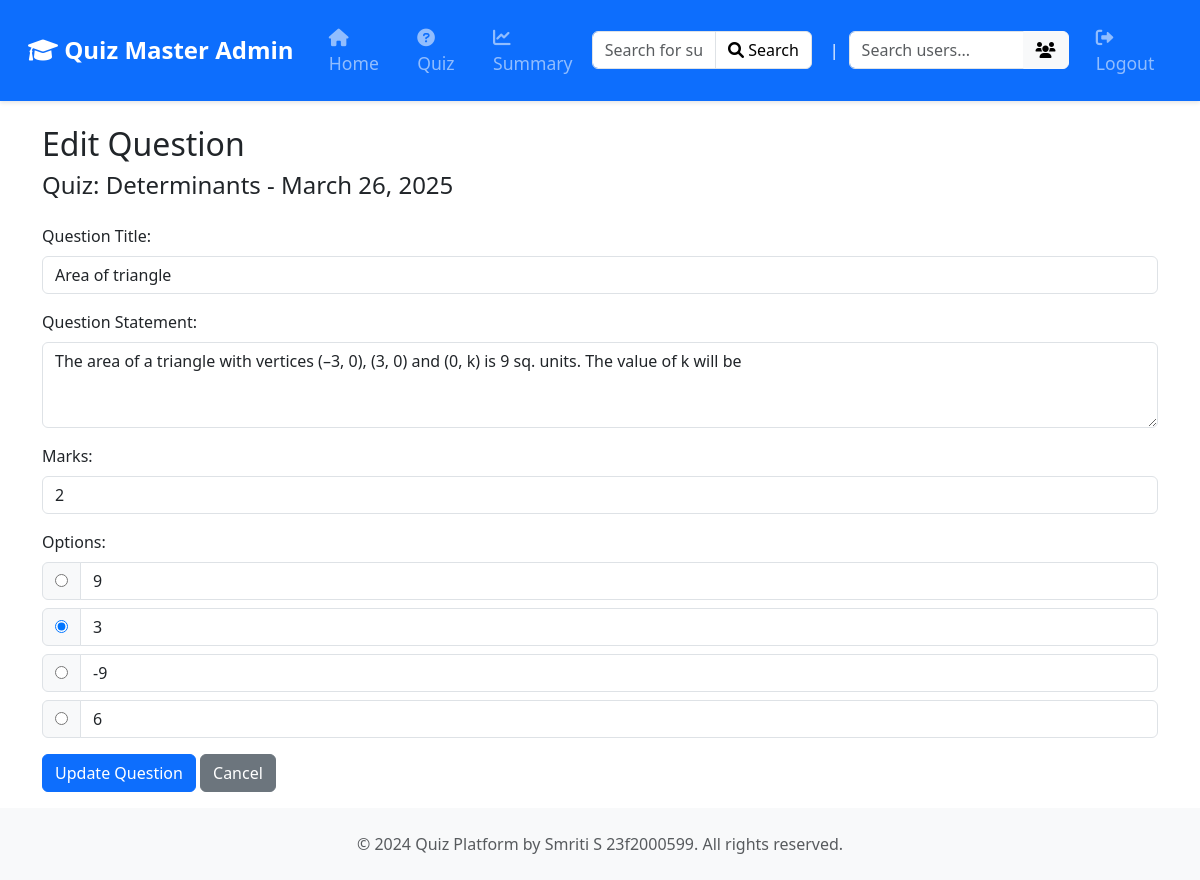
/quiz/question/2/edit, run on the app's committed database.
### database.py (models this page shows)
class Chapter(db.Model):
    id = db.Column(db.Integer, primary_key=True)
    name = db.Column(db.String(100), nullable=False)
    description = db.Column(db.Text, nullable=False)
    subject_id = db.Column(db.Integer, db.ForeignKey('subject.id'), nullable=False)
    questions = db.relationship('Quiz', backref='chapter', cascade="all, delete-orphan", lazy=True)

class Quiz(db.Model):
    id = db.Column(db.Integer, primary_key=True)
    chapter_id = db.Column(db.Integer, db.ForeignKey('chapter.id'), nullable=False)
    date_of_quiz =db.Column(db.Date)
    time_duration = db.Column(db.String(10))
    remarks= db.Column(db.Text)
    questions= db.relationship('Question', backref='quiz', cascade="all, delete-orphan", lazy=True)
    scores = db.relationship('Score', backref='quiz', lazy=True)

class Question(db.Model):
    id = db.Column(db.Integer, primary_key=True)
    quiz_id = db.Column(db.Integer, db.ForeignKey('quiz.id'), nullable=False)
    title = db.Column(db.String(200))
    question = db.Column(db.Text)
    marks = db.Column(db.Integer, default=1)
    options = db.relationship('Option', backref='question', cascade="all, delete-orphan", lazy=True)

class Option(db.Model):
    id = db.Column(db.Integer, primary_key=True)
    question_id = db.Column(db.Integer, db.ForeignKey('question.id'), nullable=False)
    option_text = db.Column(db.Text, nullable=False)
    is_correct = db.Column(db.Boolean, default=False)

### apis.py (the view, shortened to what this page needs)
    @app.route('/quiz/question/<int:question_id>/edit', methods=['GET', 'POST'])
    def edit_questions(question_id):
        question = Question.query.get_or_404(question_id)
        return render_template('edit_questions.html', question=question)

### templates/edit_questions.html (shortened to what this page needs)
<!DOCTYPE html>
<html>
<head>
    <link href="https://cdn.jsdelivr.net/npm/bootstrap@5.1.3/dist/css/bootstrap.min.css" rel="stylesheet">
</head>
<body>
    {% include 'admin_navbar.html' %}
    <div class="container mt-4">
        <h2>Edit Question</h2>
        <h4>Quiz: {{ question.quiz.chapter.name }} - {{ question.quiz.date_of_quiz.strftime('%B %d, %Y') }}</h4>
        <form method="POST" class="mt-4">
            <div class="mb-3">
                <label for="title" class="form-label">Question Title:</label>
                <input type="text" name="title" id="title" class="form-control"
                       value="{{ question.title }}" required>
            </div>
            <div class="mb-3">
                <label for="question" class="form-label">Question Statement:</label>
                <textarea name="question" id="question" class="form-control"
                          rows="3" required>{{ question.question }}</textarea>
            </div>
            <div class="mb-3">
                <label for="marks" class="form-label">Marks:</label>
                <input type="number" name="marks" id="marks" class="form-control"
                       min="1" value="{{ question.marks }}" required>
            </div>
            <div class="mb-3">
                <label class="form-label">Options:</label>
                {% for i in range(4) %}
                    <div class="input-group mb-2">
                        <div class="input-group-text">
                            <input type="radio" name="correct_option" value="{{ i }}"
                                   {% if question.options[i].is_correct %}checked{% endif %} required>
                        </div>
                        <input type="text" name="option_{{ i }}" class="form-control"
                               value="{{ question.options[i].option_text }}"
                               placeholder="Option {{ i + 1 }}" required>
                    </div>
                {% endfor %}
            </div>
            <div class="mb-3">
                <button type="submit" class="btn btn-primary">Update Question</button>
                <a href="{{ url_for('view_quiz_questions', quiz_id=question.quiz_id) }}"
                   class="btn btn-secondary">Cancel</a>
            </div>
        </form>
    </div>
    <footer class="bg-light py-4 mt-auto">
        <div class="container text-center">
            <p class="text-muted mb-0">© 2024 Quiz Platform by Smriti S 23f2000599. All rights reserved.</p>
        </div>
    </footer>
</body>
</html>

### data on the page
Chapter: quiz.chapter.name "Determinants"
Quiz: quiz.date_of_quiz "March 26, 2025"
Question: title "Area of triangle", question "The area of a triangle with vertices (–3, 0), (3, 0) and (0, k) is 9 sq. units. The value of k will be", marks "2"
Option: option_text "9"
Option: is_correct "☑", option_text "3"
Option: option_text "-9"
Option: option_text "6"
